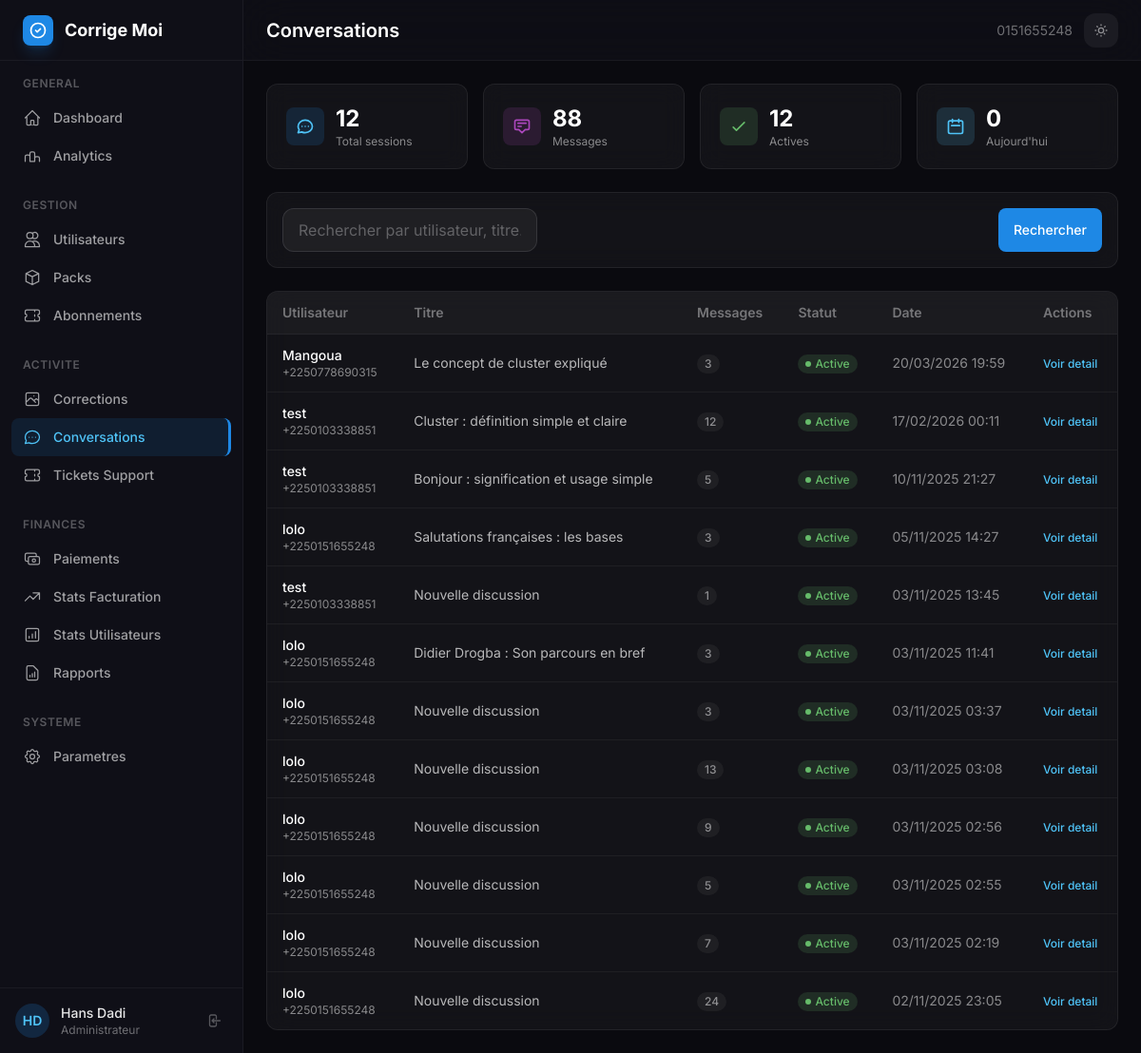
/custom-admin/conversations/ (signed in), run on an earlier commit of the app's database.
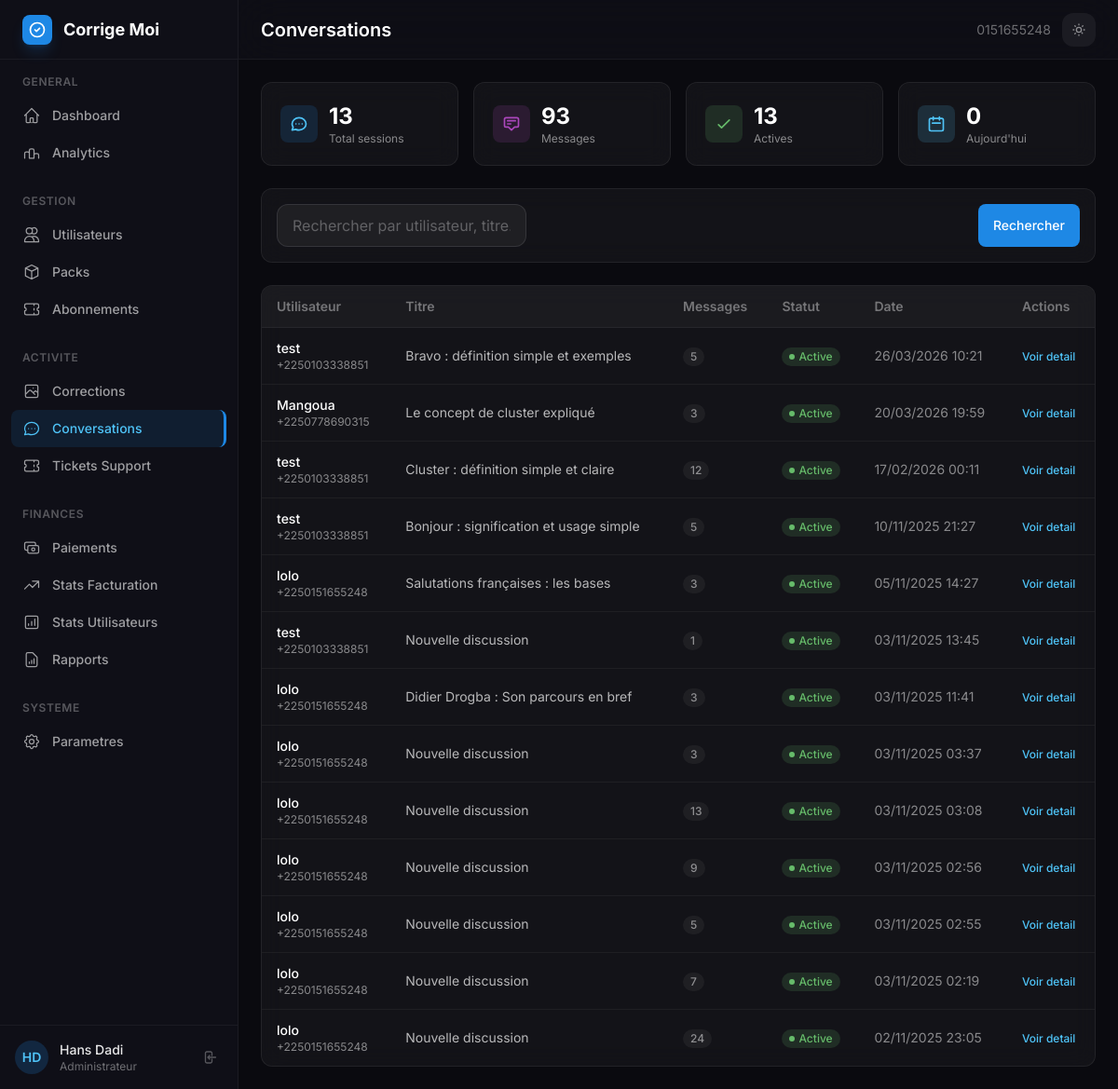
And on a later commit of the database.
### treatment/models.py (models this page shows, shortened)
class ChatSession(models.Model):
    id = models.UUIDField(primary_key=True, default=uuid.uuid4, editable=False)
    user = models.ForeignKey(CustomUser, on_delete=models.CASCADE, related_name='chat_sessions')
    title = models.CharField(max_length=200, blank=True)
    created_at = models.DateTimeField(default=timezone.now)
    updated_at = models.DateTimeField(auto_now=True)
    is_active = models.BooleanField(default=True)
    class Meta:
        ordering = ['-updated_at']

### authentification/models.py (models this page shows, shortened)
class CustomUser(AbstractBaseUser, PermissionsMixin):
    ROLE_CHOICES = [('student', 'Élève'), ('teacher', 'Enseignant')]
    phone_number = models.CharField(
        max_length=15,
        unique=True,
        error_messages={
            'unique': _("Un utilisateur avec ce numéro de téléphone existe déjà.")
        }
    )
    email = models.EmailField(blank=True, null=True)
    first_name = models.CharField(max_length=50)
    last_name = models.CharField(max_length=50)
    is_active = models.BooleanField(default=True)
    is_staff = models.BooleanField(default=False)
    is_verified = models.BooleanField(default=False)
    role = models.CharField(max_length=10, choices=ROLE_CHOICES, default='student')
    country = models.CharField(max_length=100, blank=True, null=True)
    school_level = models.CharField(max_length=100, blank=True, null=True)
    institution = models.CharField(max_length=200, blank=True, null=True)
    age = models.PositiveIntegerField(blank=True, null=True)
    fcm_token = models.CharField(max_length=512, blank=True, null=True)
    date_joined = models.DateTimeField(default=timezone.now)
    USERNAME_FIELD = 'phone_number'
    REQUIRED_FIELDS = ['first_name', 'last_name']
    objects = CustomUserManager()

### custom_admin/views.py (the view)
# urls.py: path('conversations/', views.admin_conversations, name='conversations'),
@staff_required
def admin_conversations(request):
    sessions = ChatSession.objects.select_related('user').annotate(
        message_count=Count('messages')
    ).order_by('-created_at')
    search = request.GET.get('q', '')
    if search:
        sessions = sessions.filter(
            Q(user__phone_number__icontains=search) |
            Q(title__icontains=search)
        )
    total_sessions  = ChatSession.objects.count()
    total_messages  = ChatMessage.objects.count()
    active_sessions = ChatSession.objects.filter(is_active=True).count()
    today_sessions  = ChatSession.objects.filter(created_at__date=timezone.now().date()).count()
    paginator = Paginator(sessions, 20)
    page_obj  = paginator.get_page(request.GET.get('page'))
    return render(request, 'custom_admin/admin/conversations.html', {
        'page_obj': page_obj,
        'total_sessions': total_sessions,
        'total_messages': total_messages,
        'active_sessions': active_sessions,
        'today_sessions': today_sessions,
        'search': search,
    })

### custom_admin/views.py (called while the page is built)
def staff_required(view_func):
    @wraps(view_func)
    def wrapper(request, *args, **kwargs):
        if not request.user.is_authenticated:
            from django.shortcuts import redirect
            return redirect(f'/custom-admin/login/?next={request.path}')
        if not request.user.is_staff:
            from django.shortcuts import render as _render
            return _render(request, '403.html', status=403)
        return view_func(request, *args, **kwargs)
    return wrapper

### custom_admin/templates/custom_admin/admin/conversations.html (shortened to what the changed rows need)
{% extends "custom_admin/base_admin.html" %}
{% block page_title %}Conversations{% endblock %}
{% block content %}
<div class="grid grid-cols-1 sm:grid-cols-2 lg:grid-cols-4 gap-4 mb-6">
    <div class="stat-card glass-card rounded-xl p-5">
        <div class="flex items-center gap-3">
            <div>
                <p class="text-2xl font-bold text-white">{{ total_sessions }}</p>
                <p class="text-xs text-white/50">Total sessions</p>
            </div>
        </div>
    </div>
    <div class="stat-card glass-card rounded-xl p-5">
        <div class="flex items-center gap-3">
            <div>
                <p class="text-2xl font-bold text-white">{{ total_messages }}</p>
                <p class="text-xs text-white/50">Messages</p>
            </div>
        </div>
    </div>
    <div class="stat-card glass-card rounded-xl p-5">
        <div class="flex items-center gap-3">
            <div>
                <p class="text-2xl font-bold text-white">{{ active_sessions }}</p>
                <p class="text-xs text-white/50">Actives</p>
            </div>
        </div>
    </div>
</div>
<div class="glass-card rounded-xl overflow-hidden">
    <div class="overflow-x-auto">
        <table class="w-full text-sm">
            <thead>
                <tr class="bg-white/[0.03] border-b border-white/5">
                    <th class="text-left px-4 py-3 font-semibold text-white/40">Utilisateur</th>
                    <th class="text-left px-4 py-3 font-semibold text-white/40">Titre</th>
                    <th class="text-left px-4 py-3 font-semibold text-white/40">Messages</th>
                    <th class="text-left px-4 py-3 font-semibold text-white/40">Statut</th>
                    <th class="text-left px-4 py-3 font-semibold text-white/40">Date</th>
                    <th class="text-left px-4 py-3 font-semibold text-white/40">Actions</th>
                </tr>
            </thead>
            <tbody class="divide-y divide-white/5">
                {% for session in page_obj %}
                <tr class="hover:bg-white/[0.03] transition-colors">
                    <td class="px-4 py-3">
                        <p class="font-medium text-white">{{ session.user.first_name|default:session.user.phone_number }}</p>
                        <p class="text-xs text-white/50">{{ session.user.phone_number }}</p>
                    </td>
                    <td class="px-4 py-3 text-white/70">{{ session.title|default:"Sans titre"|truncatewords:8 }}</td>
                    <td class="px-4 py-3">
                        <span class="inline-flex items-center bg-white/5 text-white/50 px-2 py-0.5 rounded-full text-xs font-medium">
                            {{ session.message_count }}
                        </span>
                    </td>
                    <td class="px-4 py-3">
                        {% if session.is_active %}
                        <span class="inline-flex items-center gap-1 px-2 py-0.5 rounded-full text-xs font-medium badge-success">
                            <span class="w-1.5 h-1.5 rounded-full bg-accent-green"></span>
                            Active
                        </span>
                        {% else %}
                        <span class="inline-flex items-center gap-1 bg-white/5 text-white/50 px-2 py-0.5 rounded-full text-xs font-medium">
                            <span class="w-1.5 h-1.5 rounded-full bg-white/30"></span>
                            Terminee
                        </span>
                        {% endif %}
                    </td>
                    <td class="px-4 py-3 text-white/50">{{ session.created_at|date:"d/m/Y H:i" }}</td>
                    <td class="px-4 py-3">
                        <a href="{% url 'custom_admin:conversation_detail' session_id=session.id %}" class="text-primary-400 hover:text-primary-300 font-medium text-xs">
                            Voir detail
                        </a>
                    </td>
                </tr>
                {% empty %}
                <tr>
                    <td colspan="6" class="px-4 py-8 text-center text-white/30">Aucune conversation trouvee.</td>
                </tr>
                {% endfor %}
            </tbody>
        </table>
    </div>
</div>
{% endblock %}

What changed in the data, as far as the page shows it:
added ChatSession: user.first_name "test", user.phone_number "+2250103338851", title "Bravo : définition simple et exemples", message_count "5", is_active True (drawn), created_at "26/03/2026 10:21"
Also different on the page:
{{ total_sessions }}: "12" → "13"
{{ total_messages }}: "88" → "93"
{{ active_sessions }}: "12" → "13"
